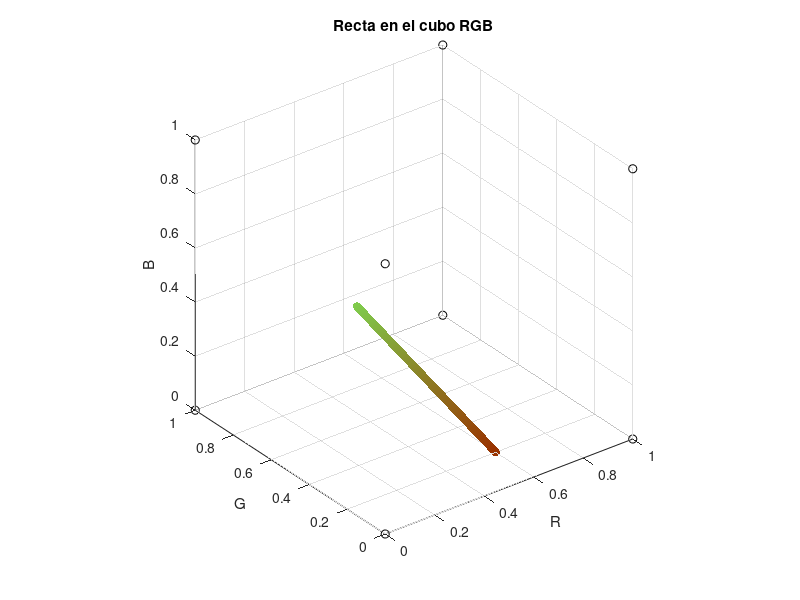

This chart was generated by the following MATLAB code:
% R E C T A   P A R A M E T R I Z A D A   E N   E L   C U B O   R G B

% Definimos los parámetros de la recta (como en el scipt 'RectaR3.m'):

P = [0.6,0.2,0]; %Punto inicial de la recta
Q = [0.5,0.8,0.3]; %Punto final de la recta
V = Q-P; % Definimos el vector director
t = linspace(0, 1, 1000); % Rango del parámetro t de 0 a 1 con 100 puntos

% Luego, definimos las ecuaciones paramétricas:
x = P(1) + V(1) * t; % Coordenada x
y = P(2) + V(2) * t; % Coordenada y
z = P(3) + V(3) * t; % Coordenada z

% Cada coordenada corresponderá a un color de las coordenadas del cubo,
% entonces tenemos lo siguiente:
color = [x(:), y(:), z(:)];

%------Ahora, el cubo:
[Xc, Yc, Zc] = meshgrid([0 1], [0 1], [0 1]);
plot3(Xc(:), Yc(:), Zc(:),'ko') % La opción 'ko' indica:
% Grafica los puntos como círculos negros sin líneas que los conecten.
hold on % Necesario para graficar más de una función en la misma gráfica

% Agregamos la gráfica de la recta:
scatter3(x, y, z, 36, color, 'filled')

%Ajustes de la gráfica:
xlabel('R'), ylabel('G'), zlabel('B')
title('Recta en el cubo RGB')
axis equal
grid on
view(3)

hold off